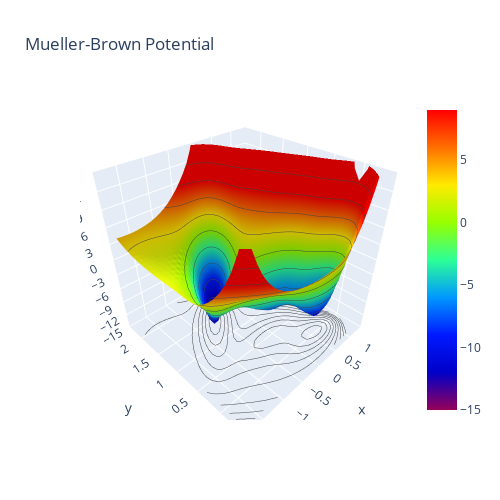

Notebook cell for this chart:
### Markdown cell above
## Visualizing Training Data: 3D Projection Surface

We now create 3D plot of our training data.

### Code cell
import plotly.graph_objects as go

fig = go.Figure(data=[go.Surface(z=Z, x=X, y=Y, colorscale="rainbow", cmin=-15, cmax=9)])
fig.update_traces(contours_z=dict(show=True, project_z=True))
fig.update_layout(title="Mueller-Brown Potential",
                 width=500,
                 height=500,
                 scene=dict(zaxis=dict(dtick=3, range=[-15, 15]),
                 camera_eye = dict(x=-1.2, y=-1.2, z = 1.2)
                 ))

fig.show()

### Figure 1 — Plotly figure (JSON) as saved in the notebook; plotly's stock layout.template omitted (floating-point values rounded to 4 significant figures; data arrays with more than 128 entries replaced by an {"elided": "..."} marker saying what was removed)
{"data": [{"cmax": 9, "cmin": -15, "colorscale": [[0, "rgb(150,0,90)"], [0.125, "rgb(0,0,200)"], [0.25, "rgb(0,25,255)"], [0.375, "rgb(0,152,255)"], [0.5, "rgb(44,255,150)"], [0.625, "rgb(151,255,0)"], [0.75, "rgb(255,234,0)"], [0.875, "rgb(255,111,0)"], [1, "rgb(255,0,0)"]], "contours": {"z": {"project": {"z": true}, "show": true}}, "type": "surface", "x": {"elided": "28x32 float values"}, "y": {"elided": "28x32 float values"}, "z": {"elided": "28x32 float values"}}], "layout": {"height": 500, "scene": {"camera": {"eye": {"x": -1.2, "y": -1.2, "z": 1.2}}, "zaxis": {"dtick": 3, "range": [-15, 15]}}, "title": {"text": "Mueller-Brown Potential"}, "width": 500}}
